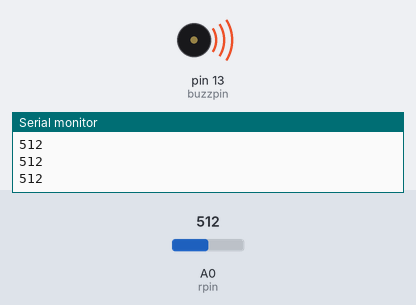
Bench run of a sketch on a simulated Arduino Uno, built with avr-gcc and run on an emulated ATmega328P. On the bench: buzzer (waves = sounding, pin HIGH), the last lines printed to the serial monitor. Inputs (shaded band) come from the test bench; at power-on: A0 (rpin) = 512.

Above: at 1.2 s.
1.3 s: A0 (rpin) set to 540
2.8 s: A0 (rpin) set to 561
At 3.2 s:
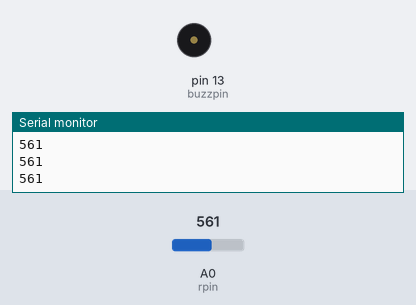
4.3 s: A0 (rpin) set to 511
At 5.5 s:
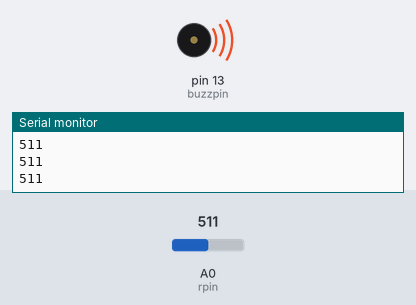
5.8 s: A0 (rpin) set to 560
At 6.7 s:
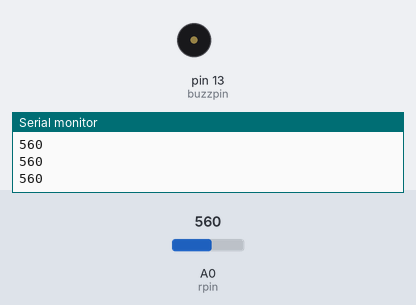
Timing chart, 0 to 8.3 s (numbered marks = the images above; inputs shaded):
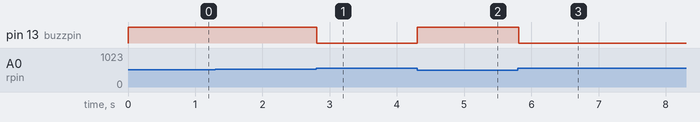

Measured:
- the behaviour switches between 549 and 550 on A0 (rpin) (found by bisection; images 0 and 1)
- after the input at 2.8 s, pin 13 (buzzpin): HIGH → LOW at once
- after the input at 4.3 s, pin 13 (buzzpin): LOW → HIGH at once
- after the input at 5.8 s, pin 13 (buzzpin): HIGH → LOW at once

The sketch:

Raindrop_sensor.ino
```cpp
int rpin=A0;
int buzzpin=13;
void setup() {
  // put your setup code here, to run once:
pinMode(rpin,INPUT);
pinMode(buzzpin,OUTPUT);
Serial.begin(9600);
}

void loop() {
  // put your main code here, to run repeatedly:
int val=analogRead(rpin);
Serial.println(val);

if(val<550)
{
  digitalWrite(buzzpin,HIGH);
}
else
{
  digitalWrite(buzzpin,LOW);
}
}
```
